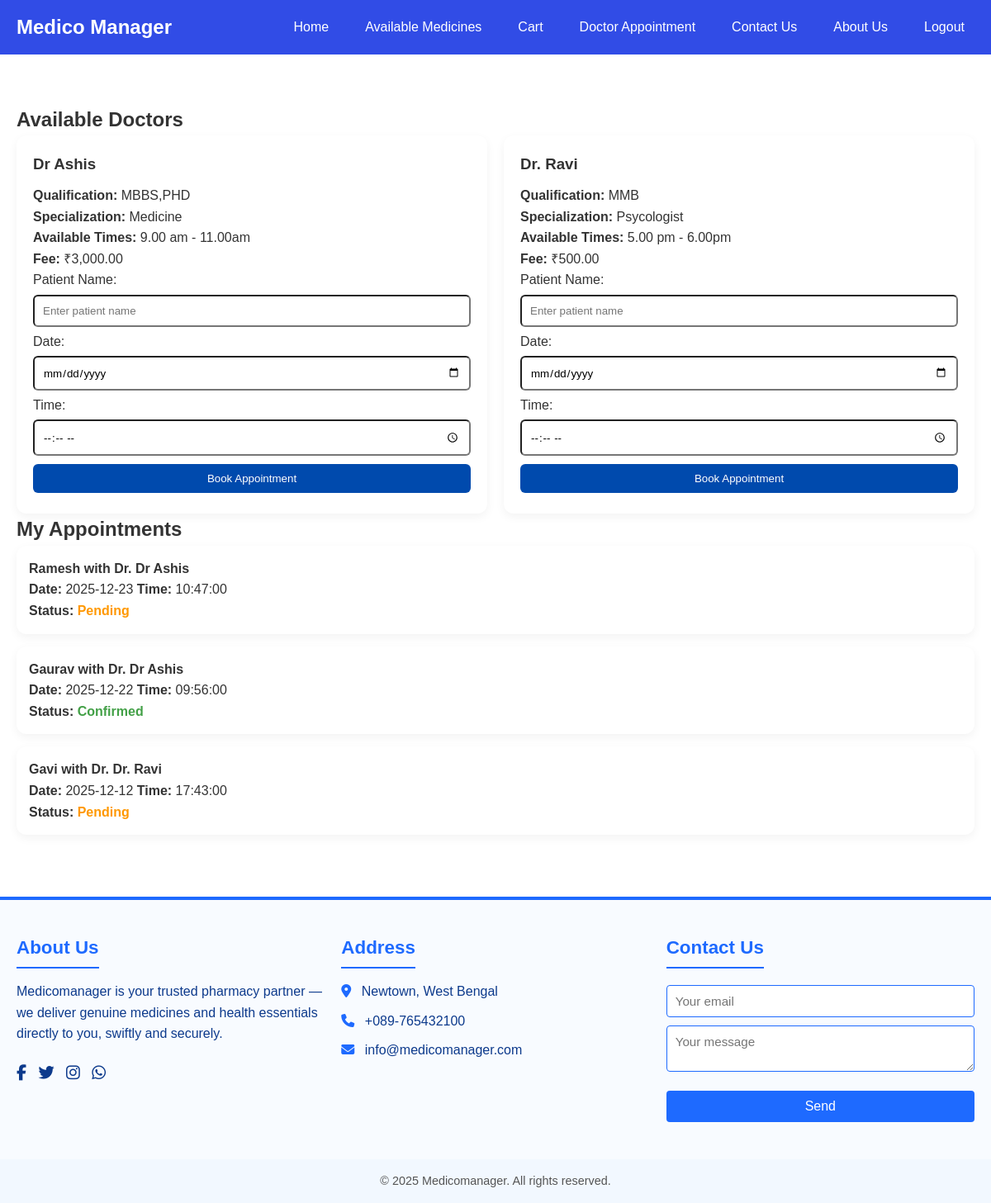
Screenshot of /appointments.php (signed in) with the database file from the repository.
### tables this page shows
CREATE TABLE `doctors` (
  `id` int(11) NOT NULL,
  `name` varchar(100) NOT NULL,
  `qualification` varchar(255) DEFAULT NULL,
  `specialization` varchar(100) DEFAULT NULL,
  `available_times` varchar(255) DEFAULT NULL,
  `booking_fee` decimal(10,2) DEFAULT 0.00,
  `doctor_code` varchar(20) NOT NULL
);

CREATE TABLE `doctor_appointments` (
  `id` int(11) NOT NULL,
  `user_id` int(11) NOT NULL,
  `patient_name` varchar(100) NOT NULL,
  `doctor_id` int(11) NOT NULL,
  `appointment_date` date NOT NULL,
  `appointment_time` time NOT NULL,
  `status` enum('Pending','Confirmed','Cancelled') DEFAULT 'Pending',
  `payment_proof` varchar(255) DEFAULT NULL
);

### appointments.php (the view, shortened to what this page needs)
<?php
include "db_connect.php";
include "user_navbar.php";
$doctors_res = $conn->query("SELECT * FROM doctors ORDER BY name ASC");
$user_id = $_SESSION['user_id'];
$appointments = $conn->prepare("
    SELECT da.*, d.name AS doctor_name
    FROM doctor_appointments da
    JOIN doctors d ON da.doctor_id=d.id
    WHERE da.user_id=?
    ORDER BY da.appointment_date DESC, da.appointment_time DESC
");
$appointments->bind_param("i", $user_id);
$appointments->execute();
$appointments_res = $appointments->get_result();
?>
<!DOCTYPE html>
<html lang="en">
<head>
</head>
<body>
<div class="container">
<h2>Available Doctors</h2>
<div class="flex-doctors">
<?php while($doc = $doctors_res->fetch_assoc()): ?>
<div class="doctor-card">
<h3><?php echo htmlspecialchars($doc['name']); ?></h3>
<p><strong>Qualification:</strong> <?php echo htmlspecialchars($doc['qualification']); ?></p>
<p><strong>Specialization:</strong> <?php echo htmlspecialchars($doc['specialization']); ?></p>
<p><strong>Available Times:</strong> <?php echo htmlspecialchars($doc['available_times']); ?></p>
<p><strong>Fee:</strong> ₹<?php echo number_format($doc['booking_fee'],2); ?></p>
<form method="POST">
<label>Patient Name:</label>
<input type="text" name="patient_name" required placeholder="Enter patient name">
<label>Date:</label>
<input type="date" name="date" required min="<?php echo date('Y-m-d'); ?>">
<label>Time:</label>
<input type="time" name="time" required>
<button type="submit" name="book">Book Appointment</button>
</form>
</div>
<?php endwhile; ?>
</div>
<h2>My Appointments</h2>
<?php if($appointments_res->num_rows>0): ?>
<?php while($app = $appointments_res->fetch_assoc()): ?>
<div class="appointment-card">
<h4><?php echo htmlspecialchars($app['patient_name']); ?> with Dr. <?php echo htmlspecialchars($app['doctor_name']); ?></h4>
<p><strong>Date:</strong> <?php echo $app['appointment_date']; ?> <strong>Time:</strong> <?php echo $app['appointment_time']; ?></p>
<p><strong>Status:</strong> <span class="status-<?php echo $app['status']; ?>"><?php echo $app['status']; ?></span></p>
</div>
<?php endwhile; ?>
<?php else: ?>
<p>You have no appointments yet.</p>
<?php endif; ?>
</div>
<?php include "footer.php"; ?>
</body>
</html>

### user_navbar.php (style rules this page uses)
* { box-sizing: border-box; margin: 0; padding: 0; font-family: Arial, sans-serif; }
body { background: #f0f4f8; color: #333; line-height: 1.6; }

### appointments.php (style rules this page uses)
body { font-family:sans-serif; background:#f0f4ff; margin:0; padding:0; }
.container { max-width:1200px;margin:40px auto;padding:20px; }
.flex-doctors { display:flex; flex-wrap:wrap; gap:20px; }
.doctor-card { background:#fff; padding:20px; border-radius:12px; box-shadow:0 4px 12px rgba(0,0,0,0.05); flex:1 1 calc(33% - 20px); min-width:250px; }
.doctor-card h3 { margin:0 0 10px; }
form input, form select, form button { width:100%; padding:10px; margin:5px 0; border-radius:6px; }
form button { background:#004aad;color:#fff;border:none; cursor:pointer; }
.appointment-card { background:#fff;padding:15px;border-radius:12px;margin-bottom:15px;box-shadow:0 4px 12px rgba(0,0,0,0.05); }
.status-Pending { color:#ff9800;font-weight:bold; }
.status-Confirmed { color:#43a047;font-weight:bold; }

### footer.php (style rules this page uses)
* { margin: 0; padding: 0; box-sizing: border-box; }
body { font-family: Arial, sans-serif; line-height: 1.6; color: #333; background: #fff; }

### rows the page displays
doctors: name "Dr Ashis", qualification "MBBS,PHD", specialization "Medicine", available_times "9.00 am - 11.00am", booking_fee "3,000.00"
doctors: name "Dr. Ravi", qualification "MMB", specialization "Psycologist", available_times "5.00 pm - 6.00pm", booking_fee "500.00"
doctor_appointments: patient_name "Ramesh", doctor.name "Dr Ashis", appointment_date "2025-12-23", appointment_time "10:47:00", status "Pending"
doctor_appointments: patient_name "Gaurav", doctor.name "Dr Ashis", appointment_date "2025-12-22", appointment_time "09:56:00", status "Confirmed"
doctor_appointments: patient_name "Gavi", doctor.name "Dr. Ravi", appointment_date "2025-12-12", appointment_time "17:43:00", status "Pending"
